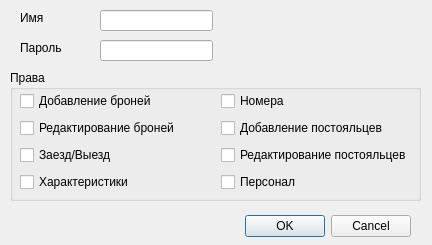
<?xml version="1.0" encoding="UTF-8"?>
<ui version="4.0">
 <class>Personal</class>
 <widget class="QDialog" name="Personal">
  <property name="geometry">
   <rect>
    <x>0</x>
    <y>0</y>
    <width>432</width>
    <height>245</height>
   </rect>
  </property>
  <property name="windowTitle">
   <string>Dialog</string>
  </property>
  <widget class="QDialogButtonBox" name="buttonBox">
   <property name="geometry">
    <rect>
     <x>70</x>
     <y>210</y>
     <width>341</width>
     <height>32</height>
    </rect>
   </property>
   <property name="orientation">
    <enum>Qt::Horizontal</enum>
   </property>
   <property name="standardButtons">
    <set>QDialogButtonBox::Cancel|QDialogButtonBox::Ok</set>
   </property>
  </widget>
  <widget class="QLineEdit" name="lineEdit">
   <property name="geometry">
    <rect>
     <x>100</x>
     <y>10</y>
     <width>113</width>
     <height>21</height>
    </rect>
   </property>
  </widget>
  <widget class="QLineEdit" name="lineEdit_2">
   <property name="geometry">
    <rect>
     <x>100</x>
     <y>40</y>
     <width>113</width>
     <height>21</height>
    </rect>
   </property>
  </widget>
  <widget class="QGroupBox" name="groupBox">
   <property name="geometry">
    <rect>
     <x>10</x>
     <y>70</y>
     <width>411</width>
     <height>131</height>
    </rect>
   </property>
   <property name="title">
    <string>Права</string>
   </property>
   <widget class="QWidget" name="gridLayoutWidget">
    <property name="geometry">
     <rect>
      <x>10</x>
      <y>20</y>
      <width>395</width>
      <height>104</height>
     </rect>
    </property>
    <layout class="QGridLayout" name="gridLayout">
     <item row="2" column="0">
      <widget class="QCheckBox" name="checkBox_3">
       <property name="text">
        <string>Заезд/Выезд</string>
       </property>
      </widget>
     </item>
     <item row="0" column="0">
      <widget class="QCheckBox" name="checkBox">
       <property name="text">
        <string>Добавление броней</string>
       </property>
      </widget>
     </item>
     <item row="1" column="0">
      <widget class="QCheckBox" name="checkBox_2">
       <property name="text">
        <string>Редактирование броней</string>
       </property>
      </widget>
     </item>
     <item row="3" column="0">
      <widget class="QCheckBox" name="checkBox_4">
       <property name="text">
        <string>Характеристики</string>
       </property>
      </widget>
     </item>
     <item row="0" column="1">
      <widget class="QCheckBox" name="checkBox_5">
       <property name="text">
        <string>Номера</string>
       </property>
      </widget>
     </item>
     <item row="1" column="1">
      <widget class="QCheckBox" name="checkBox_6">
       <property name="text">
        <string>Добавление постояльцев</string>
       </property>
      </widget>
     </item>
     <item row="2" column="1">
      <widget class="QCheckBox" name="checkBox_7">
       <property name="text">
        <string>Редактирование постояльцев</string>
       </property>
      </widget>
     </item>
     <item row="3" column="1">
      <widget class="QCheckBox" name="checkBox_8">
       <property name="text">
        <string>Персонал</string>
       </property>
      </widget>
     </item>
    </layout>
   </widget>
  </widget>
  <widget class="QLabel" name="label">
   <property name="geometry">
    <rect>
     <x>20</x>
     <y>10</y>
     <width>60</width>
     <height>16</height>
    </rect>
   </property>
   <property name="text">
    <string>Имя</string>
   </property>
  </widget>
  <widget class="QLabel" name="label_2">
   <property name="geometry">
    <rect>
     <x>20</x>
     <y>40</y>
     <width>60</width>
     <height>16</height>
    </rect>
   </property>
   <property name="text">
    <string>Пароль</string>
   </property>
  </widget>
 </widget>
 <resources/>
 <connections>
  <connection>
   <sender>buttonBox</sender>
   <signal>accepted()</signal>
   <receiver>Personal</receiver>
   <slot>accept()</slot>
   <hints>
    <hint type="sourcelabel">
     <x>248</x>
     <y>254</y>
    </hint>
    <hint type="destinationlabel">
     <x>157</x>
     <y>274</y>
    </hint>
   </hints>
  </connection>
  <connection>
   <sender>buttonBox</sender>
   <signal>rejected()</signal>
   <receiver>Personal</receiver>
   <slot>reject()</slot>
   <hints>
    <hint type="sourcelabel">
     <x>316</x>
     <y>260</y>
    </hint>
    <hint type="destinationlabel">
     <x>286</x>
     <y>274</y>
    </hint>
   </hints>
  </connection>
 </connections>
</ui>
